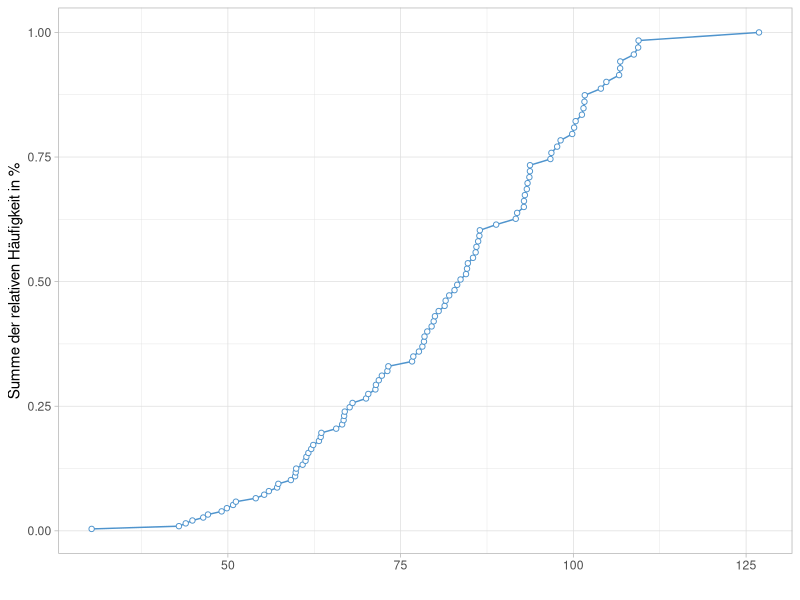
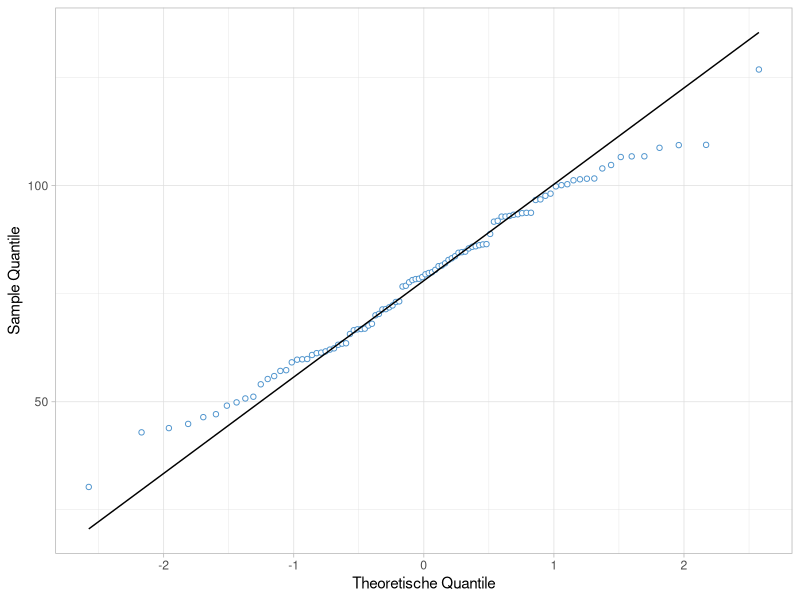
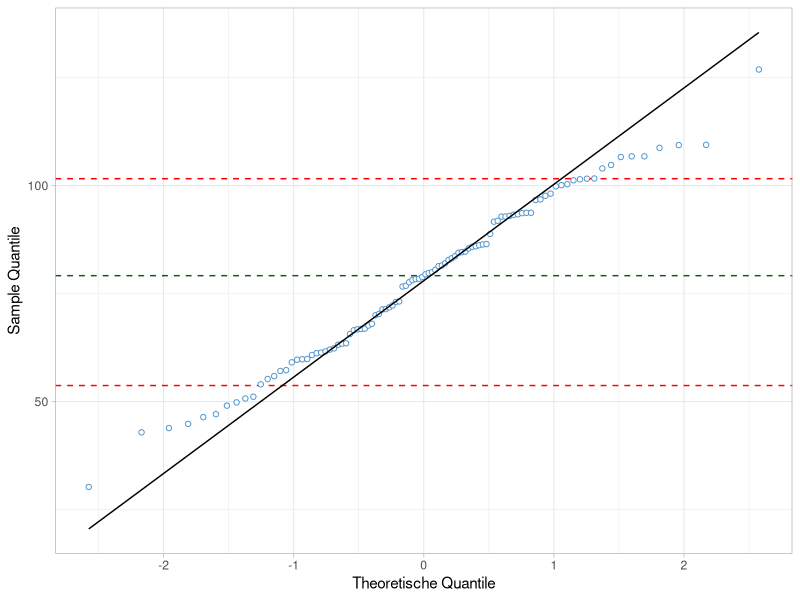
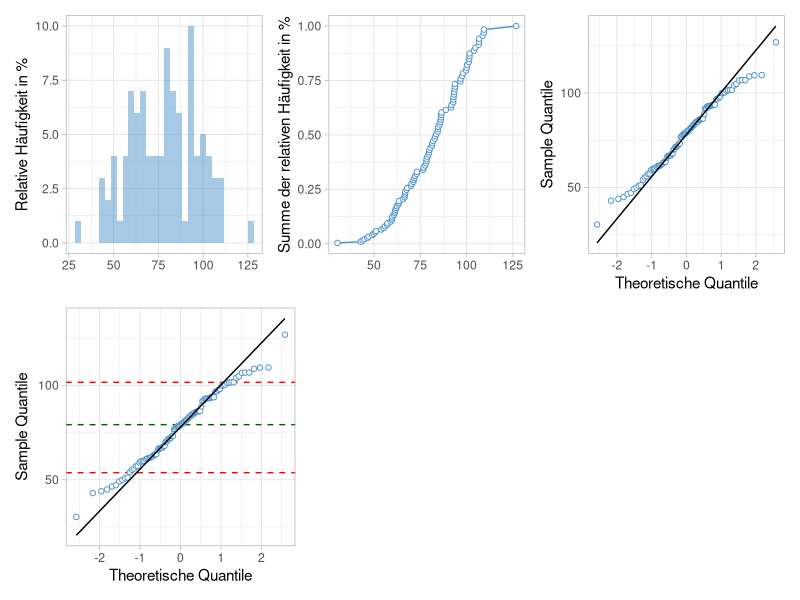

R code for these plots, in order:
library(dplyr)
library(ggplot2)
library(patchwork)

data <- rnorm(1:100, mean = 80, sd = 20) |> 
  as_tibble()


p1 <- data |> 
  ggplot(aes(value)) +
  geom_histogram(
    fill = "steelblue3",
    alpha = .5
  ) +
  labs(
    x = "",
    y = "Relative Häufigkeit in %"
  ) +
  theme_light()

p2 <- data |> 
  dplyr::arrange(value) |> 
  dplyr::mutate(value_cum = cumsum(value) / sum(value)) |> 
  ggplot(aes(value, value_cum)) +
  geom_line(
    colour = "steelblue3"
  ) +
  geom_point(
    shape = 21,
    fill = "white",
    colour = "steelblue3"
  ) +
  labs(
    x = "",
    y = "Summe der relativen Häufigkeit in %"
  ) +
  theme_light()

p2

p3 <- data |> 
  ggplot(aes(sample = value)) +
  stat_qq(
    shape = 21,
    fill = "white",
    colour = "steelblue3"
  ) +
  stat_qq_line() +
  labs(
    x = "Theoretische Quantile",
    y = "Sample Quantile"
  ) +
  theme_light()

p3

p4 <- data |> 
  ggplot(aes(sample = value)) +
  geom_hline(
    yintercept = quantile(data$value, probs = c(0.1, 0.9)),
    linetype = "dashed",
    colour = "red"
  ) +
  geom_hline(
    yintercept = quantile(data$value, probs = c(0.5)),
    linetype = "dashed",
    colour = "darkgreen"
  ) +
  stat_qq(
    shape = 21,
    fill = "white",
    colour = "steelblue3"
  ) +
  stat_qq_line() +
  labs(
    x = "Theoretische Quantile",
    y = "Sample Quantile"
  ) +
  theme_light()

p4

(p1 + p2 + p3) / (p4 + patchwork::plot_spacer() + patchwork::plot_spacer())
